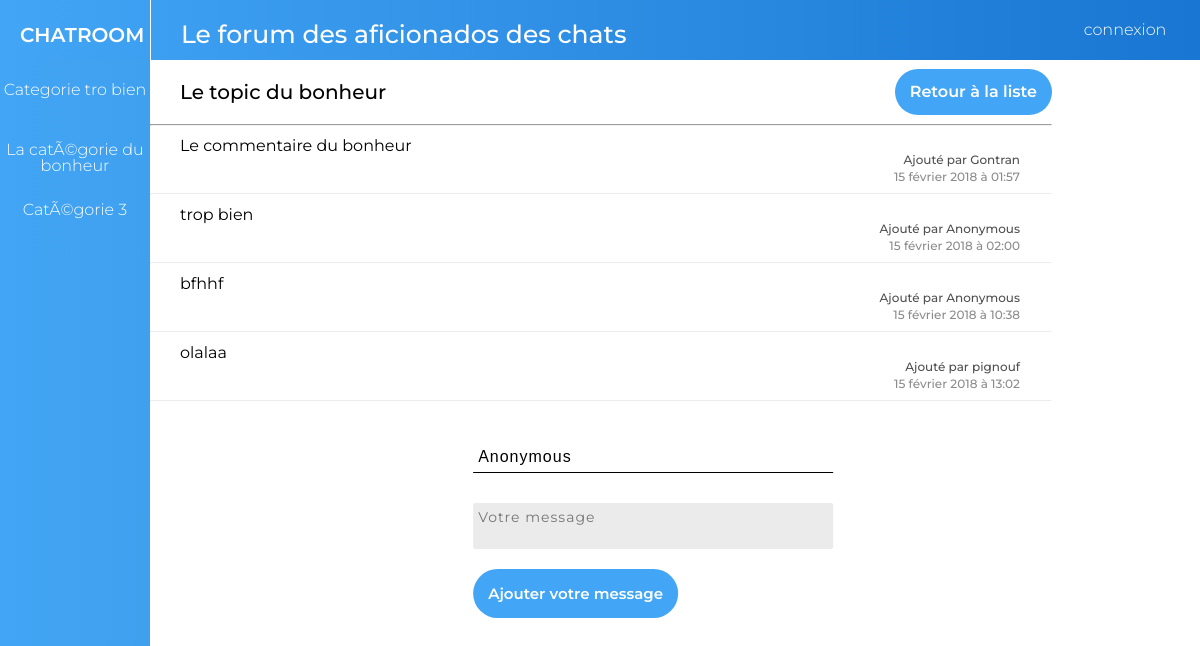
Screenshot of /topic.php?topic=6 with the database file from the repository.
### tables this page shows
CREATE TABLE IF NOT EXISTS `categories` (
  `category_id` int(11) NOT NULL AUTO_INCREMENT,
  `name` varchar(30) NOT NULL,
  PRIMARY KEY (`category_id`)
);

CREATE TABLE IF NOT EXISTS `topics` (
  `topic_id` int(11) NOT NULL AUTO_INCREMENT,
  `category_id` int(11) NOT NULL,
  `subject` varchar(255) NOT NULL,
  `date` datetime DEFAULT CURRENT_TIMESTAMP,
  PRIMARY KEY (`topic_id`),
  KEY `topicsTOcategoriesID` (`category_id`)
);

CREATE TABLE IF NOT EXISTS `replies` (
  `reply_id` int(11) NOT NULL AUTO_INCREMENT,
  `topic_id` int(11) DEFAULT NULL,
  `category_id` int(11) DEFAULT NULL,
  `content` text NOT NULL,
  `date` datetime DEFAULT CURRENT_TIMESTAMP,
  `author` varchar(255) NOT NULL DEFAULT 'Anonymous',
  PRIMARY KEY (`reply_id`),
  KEY `repliesTOcategories` (`category_id`),
  KEY `repliesTOtopics` (`topic_id`)
);

### topic.php (the view, shortened to what this page needs)
<?php include('layouts/header.php');?>
<?php
$topics = "SELECT
  `subject`,
  `topic_id`
  FROM
  `topics`
  WHERE
  `topic_id` = :id
  ";
$stmt = $conn->prepare($topics);
$stmt->bindValue(':id', $_GET['topic']);
$stmt->execute();
$replies = "SELECT
          `reply_id`,
          `topic_id`,
          `category_id`,
          `content`,
          `date`,
          `author`
        FROM
          `replies`
        WHERE
          `topic_id` = :id
        ;";
?>
<section class="container">
    <?php include('navigation.php') ?>
    <section>
        <div class="test">
            <h1 class="section_title">
                <?= $stmt->fetch(PDO::FETCH_ASSOC)["subject"]; ?>
            </h1>
            <div>
                    <?php
                    $category_id_query = "SELECT
                `topics`.`category_id`
                FROM
                `topics`
                ;";
                    $category_id = $conn->prepare($category_id_query);
                    $category_id->execute();
                    ?>
                    <a href="category.php?category=<?=$category_id->fetch(PDO::FETCH_ASSOC)["category_id"]; ?>" class="button_return_to_list">Retour à la liste</a>
                </div>
            </div>
            <hr class="main_line">
                <?php
                $stmt = $conn->prepare($replies);
                $stmt->bindValue(':id', $_GET['topic']);
                $stmt->execute();
                ?>
                <?php while (false !== $row = $stmt->fetch(PDO::FETCH_ASSOC)) :?>
                    <div class="item_box_topics" id="<?= $row["reply_id"] ?>">
                        <p class="item_text"><?= $row["content"] ?></p>
                        <?php
                        $timestamp = strtotime($row["date"]);
                        $mois_fr = Array("", "janvier", "février", "mars", "avril", "mai", "juin", "juillet", "août", "septembre", "octobre", "novembre", "décembre");
                        list($nom_jour, $jour, $mois, $annee, $heure, $minute, $seconde) = explode('/', date("w/d/n/Y/H/i/s", $timestamp)); ?>
                        <p class="additional_info_title">Ajouté par <?= $row["author"] ?></p>
                        <p class="additional_info_detail"><?= $jour . ' ' . $mois_fr[$mois] . ' ' . $annee . ' ' ?>
                            à<?= ' ' . $heure . ':' . $minute ?></p>
                        <hr class="secondary_line">
                    </div>
                <?php endwhile;?>
        <div class="add_reply_form">
            <form action="" method="post">
                <input class="topic_add_input" type="text" name="author" id="author" placeholder="Votre pseudo"
                       value="Anonymous">
                <textarea class="topic_add_text" name="content" id="content" placeholder="Votre message"></textarea>
                <button class="button_submit_reply" type="submit" name="submit">Ajouter votre message</button>
            </form>
        </div>
    </section>
</section>
        <?php include('layouts/footer.php');?>

### navigation.php
<div class="navigation_container">
    <ul>
        <?php
        $query_categories = "SELECT
          `categories`.`category_id`,
          `categories`.`name`
          FROM
          `categories`;
          ";
        $allCategoriesQuery = $conn->prepare($query_categories);
        $allCategoriesQuery->execute();
        while (false !== $row = $allCategoriesQuery->fetch(PDO::FETCH_ASSOC)) {
            $categoryId = $row['category_id'];
            $categoryName = $row['name'];
            ?>
            <li class="navigation_items">
                <a class="navigation_links" href="category.php?category=<?=$categoryId?>">
                    <p class="navigation_links_title"><?=$categoryName?></p>
                </a>
            </li>
            <?php
        }
        ?>
    </ul>
</div>

### ressources/css/style.css (style rules this page uses)
.navigation_container { width: 12.5vw; background: linear-gradient(to right, #42A5F5, #3fa0ee); height: calc(100vh - 60px); }
.navigation_items { height: 60px; transition: 0.2s ease }
.navigation_links { color: white; width: 100%; height: 100%; text-decoration: none; font-family: 'Montserrat', sans-serif; font-weight: 300; text-align: center; right: 0; width: 12.5vw; vertical-align: middle; }
.navigation_links_title { padding-top: 22px; }
.container { height: calc(100vh-60px) ; overflow-y: scroll !important; width: 100%; display: flex; }
.section_title { font-family: 'Montserrat', sans-serif; font-size: 20px; font-weight: 500; padding-top: 22px; padding-left: 30px; padding-bottom: 22px }
.main_line { width: 75vw; margin: 0 !important; border-color: rgb(242, 242, 242) }
.item_box_topics { width: 75vw; }
.item_text { font-family: 'Montserrat', sans-serif; font-weight: 400; padding-left: 30px; padding-top: 12px; font-size: 16px; color: black; width: 57vw; }
.additional_info_title { font-family: 'Montserrat', sans-serif; font-weight: 500; padding-right: 30px; font-size: 12px; color: rgb(80, 80, 80); margin-bottom: 5px; text-align: right; }
.additional_info_detail { font-family: 'Montserrat', sans-serif; font-weight: 500; padding-right: 30px; font-size: 12px; color: rgb(140, 140, 140); padding-bottom: 10px; text-align: right; }
.secondary_line { width: 75vw; margin: 0; border-color: rgb(254, 254, 254); opacity: 0.2; }
.test { display: flex; justify-content: space-between; }
.button_return_to_list { text-decoration: none; color:white ; background-color: #42A5F5; padding:15px 15px; font-family: montserrat; font-weight: 600; border-radius: 1000px; display: inline-block; vertical-align: middle; position: relative; top:9px; }
.add_reply_form { margin-left: 50%; transform: translateX(-35%); }
.button_submit_reply { text-decoration: none; color:white ; background-color: #42A5F5; padding:15px 15px; margin-left: 30px; margin-top: 20px; font-family: montserrat; font-weight: 600; font-size: 15px; border-radius: 1000px; border: none; }
.topic_add_input { background-color: transparent; border: none; border-bottom: 1px solid black; margin-top: 40px; margin-left: 30px; width: 350px; height: 20px; color: black; font-size: 16px; font-weight: 300; letter-spacing: 1px; display: block; padding: 5px; transition: 0.3s ease }
.topic_add_input::placeholder { color: rgb(121, 121, 121); font-weight: 300; }
.topic_add_text { display: block; margin-left: 30px; margin-top: 30px; padding: 5px; width: 350px; border-radius: 2px; border:none; background-color: rgb(235, 235, 235); font-size: 14px; font-family: montserrat; letter-spacing: 1px; resize: none; }

### rows the page displays
categories: name "Categorie tro bien"
categories: name "La catÃ©gorie du bonheur"
categories: name "CatÃ©gorie 3"
topics: subject "Le topic du bonheur"
replies: content "Le commentaire du bonheur", author "Gontran", jour "15", mois "février", annee "2018", heure "01", minute "57"
replies: content "trop bien", author "Anonymous", jour "15", mois "février", annee "2018", heure "02", minute "00"
replies: content "bfhhf", author "Anonymous", jour "15", mois "février", annee "2018", heure "10", minute "38"
replies: content "olalaa", author "pignouf", jour "15", mois "février", annee "2018", heure "13", minute "02"
